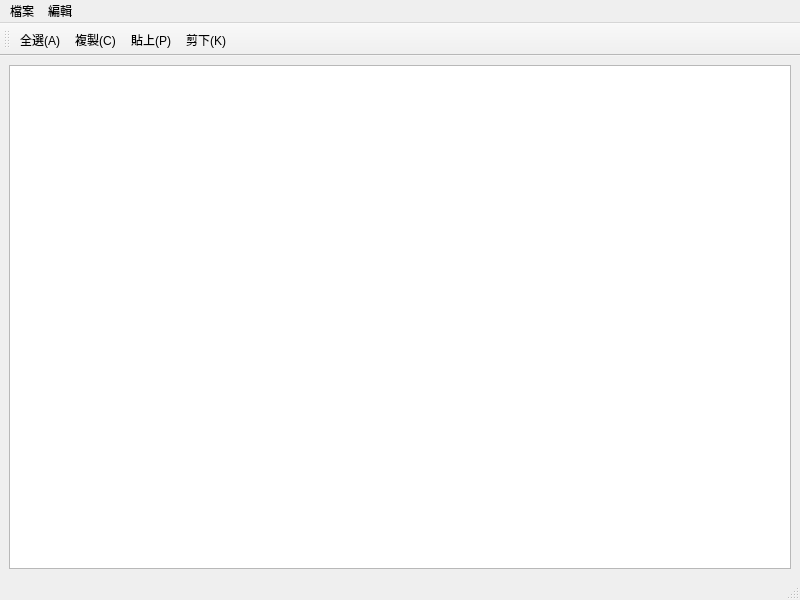
<?xml version="1.0" encoding="UTF-8"?>
<ui version="4.0">
 <class>MainWindow</class>
 <widget class="QMainWindow" name="MainWindow">
  <property name="geometry">
   <rect>
    <x>0</x>
    <y>0</y>
    <width>800</width>
    <height>600</height>
   </rect>
  </property>
  <property name="windowTitle">
   <string>MainWindow</string>
  </property>
  <widget class="QWidget" name="centralwidget">
   <layout class="QHBoxLayout" name="horizontalLayout">
    <item>
     <widget class="QTextEdit" name="textEdit"/>
    </item>
   </layout>
  </widget>
  <widget class="QMenuBar" name="menubar">
   <property name="geometry">
    <rect>
     <x>0</x>
     <y>0</y>
     <width>800</width>
     <height>21</height>
    </rect>
   </property>
   <widget class="QMenu" name="menu">
    <property name="title">
     <string>檔案</string>
    </property>
    <addaction name="actionNew"/>
    <addaction name="actionOpen"/>
    <addaction name="actionClose"/>
    <addaction name="separator"/>
    <addaction name="actionSave"/>
    <addaction name="actionAS"/>
    <addaction name="separator"/>
    <addaction name="actionQuit"/>
   </widget>
   <widget class="QMenu" name="menu_2">
    <property name="title">
     <string>編輯</string>
    </property>
    <widget class="QMenu" name="menu_U">
     <property name="title">
      <string>還原(&amp;U)</string>
     </property>
     <addaction name="actionAll"/>
    </widget>
    <addaction name="menu_U"/>
    <addaction name="actionCut"/>
    <addaction name="actionAll"/>
    <addaction name="actionCopy"/>
    <addaction name="actionPaste"/>
   </widget>
   <addaction name="menu"/>
   <addaction name="menu_2"/>
  </widget>
  <widget class="QStatusBar" name="statusbar"/>
  <widget class="QToolBar" name="editToolBar">
   <property name="windowTitle">
    <string>toolBar</string>
   </property>
   <attribute name="toolBarArea">
    <enum>TopToolBarArea</enum>
   </attribute>
   <attribute name="toolBarBreak">
    <bool>false</bool>
   </attribute>
   <addaction name="actionAll"/>
   <addaction name="actionCopy"/>
   <addaction name="actionPaste"/>
   <addaction name="actionCut"/>
  </widget>
  <action name="actionNew">
   <property name="icon">
    <iconset resource="icons.qrc">
     <normaloff>:/images/images/new.png</normaloff>:/images/images/new.png</iconset>
   </property>
   <property name="text">
    <string>新增(&amp;N)</string>
   </property>
   <property name="toolTip">
    <string>新增檔案</string>
   </property>
   <property name="shortcut">
    <string>Ctrl+Z</string>
   </property>
  </action>
  <action name="actionOpen">
   <property name="icon">
    <iconset resource="icons.qrc">
     <normaloff>:/images/images/open.png</normaloff>:/images/images/open.png</iconset>
   </property>
   <property name="text">
    <string>開啟(&amp;O)</string>
   </property>
   <property name="toolTip">
    <string>開啟檔案</string>
   </property>
   <property name="shortcut">
    <string>Ctrl+O</string>
   </property>
  </action>
  <action name="actionClose">
   <property name="text">
    <string>關閉(&amp;C)</string>
   </property>
   <property name="toolTip">
    <string>關閉檔案</string>
   </property>
   <property name="shortcut">
    <string>Ctrl+C</string>
   </property>
  </action>
  <action name="actionSave">
   <property name="icon">
    <iconset resource="icons.qrc">
     <normaloff>:/images/images/save.png</normaloff>:/images/images/save.png</iconset>
   </property>
   <property name="text">
    <string>儲存(&amp;S)</string>
   </property>
   <property name="toolTip">
    <string>儲存檔案</string>
   </property>
   <property name="shortcut">
    <string>Ctrl+S</string>
   </property>
  </action>
  <action name="actionAS">
   <property name="icon">
    <iconset resource="icons.qrc">
     <normaloff>:/images/images/asave.png</normaloff>:/images/images/asave.png</iconset>
   </property>
   <property name="text">
    <string>另存(&amp;A)</string>
   </property>
   <property name="toolTip">
    <string>另存新檔</string>
   </property>
   <property name="shortcut">
    <string>Ctrl+A</string>
   </property>
  </action>
  <action name="actionQuit">
   <property name="text">
    <string>退出(&amp;X)</string>
   </property>
   <property name="toolTip">
    <string>退出程式</string>
   </property>
   <property name="shortcut">
    <string>Ctrl+X</string>
   </property>
  </action>
  <action name="actionCut">
   <property name="icon">
    <iconset resource="icons.qrc">
     <normaloff>:/images/images/cut.png</normaloff>:/images/images/cut.png</iconset>
   </property>
   <property name="text">
    <string>剪下(&amp;K)</string>
   </property>
   <property name="toolTip">
    <string>剪至剪貼簿</string>
   </property>
   <property name="shortcut">
    <string>Ctrl+K</string>
   </property>
  </action>
  <action name="actionAll">
   <property name="text">
    <string>全選(&amp;A)</string>
   </property>
   <property name="toolTip">
    <string>全部選取</string>
   </property>
   <property name="shortcut">
    <string>Ctrl+A</string>
   </property>
  </action>
  <action name="actionCopy">
   <property name="icon">
    <iconset resource="icons.qrc">
     <normaloff>:/images/images/copy.png</normaloff>:/images/images/copy.png</iconset>
   </property>
   <property name="text">
    <string>複製(&amp;C)</string>
   </property>
   <property name="toolTip">
    <string>複製</string>
   </property>
   <property name="shortcut">
    <string>Ctrl+C</string>
   </property>
  </action>
  <action name="actionPaste">
   <property name="icon">
    <iconset resource="icons.qrc">
     <normaloff>:/images/images/paste.png</normaloff>:/images/images/paste.png</iconset>
   </property>
   <property name="text">
    <string>貼上(&amp;P)</string>
   </property>
   <property name="toolTip">
    <string>從剪貼簿貼上</string>
   </property>
   <property name="shortcut">
    <string>Ctrl+P</string>
   </property>
  </action>
 </widget>
 <resources>
  <include location="icons.qrc"/>
 </resources>
 <connections/>
</ui>
